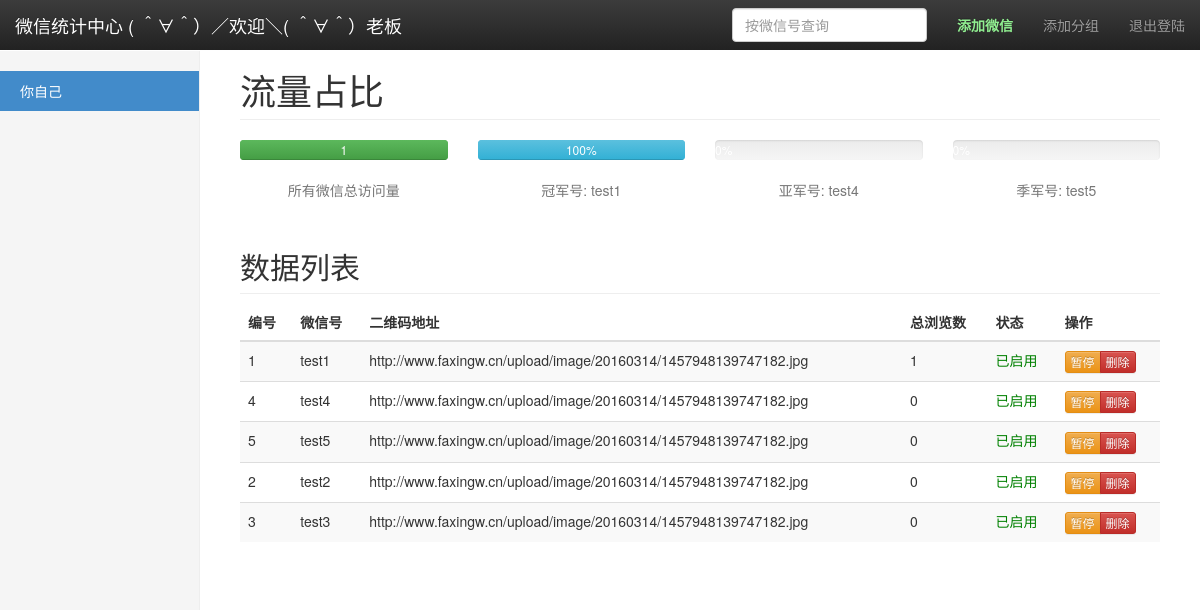
The app's page /manager.php?id=1 (signed in) with its own data.
### tables this page shows
create table wx_group (
    id int auto_increment,
    uid int not null comment 'login user name',
    name varchar(300) unique not null comment 'wx group name',
    status int default 0 comment 'group status: 0=normal,1=forbidden|deleted',
    primary key(id)
);

create table wx_data_info (
    wxId int auto_increment,
    groupId int not null,
    wxNum varchar(60) unique comment 'weixin number',
    wxQRCodeUrl varchar(200) comment 'weixin qrcode image url',
    state int default 0 comment '0:enable,1:disable',
    primary key(wxId,wxNum)
);

### manager.php (the view, shortened to what this page needs)
<?php
$groupId = $_SERVER["QUERY_STRING"];
if ($groupId) {
  $groupId = substr_replace($groupId, "", 0, 3);
}
if (isset($_SESSION['admin']) && $_SESSION['admin'] == true) {
  $totalViewCountQuerySql = 'select ifnull(sum(viewCount),0) as totalViewCount from wx_analysis_info where wxId in (select wxId from wx_data_info where groupId = '.$groupId.')';
  $queryAllSql = 'SELECT wd.*, IFNULL(wa.viewCount,0) AS viewCount FROM wx_data_info wd LEFT JOIN (SELECT wxId, SUM(viewCount) viewCount FROM wx_analysis_info GROUP BY wxId) wa ON wd.wxId = wa.wxId where wd.groupId = '.$groupId.' order by viewCount desc';
  $queryAllGroups = 'select id,name from wx_group where uid=' . $_SESSION['adminId'] . ' and status=0';
  $conn = get_db_con();
  $totalCountResult = mysqli_query($conn, $totalViewCountQuerySql);
  $wxDataResult = mysqli_query($conn, $queryAllSql);
  $groupResult = mysqli_query($conn, $queryAllGroups);
  $tCount = mysqli_fetch_object($totalCountResult);
  $wxDataList = array();
  while ($row = mysqli_fetch_object($wxDataResult)) {
    array_push($wxDataList, $row);
  }
  $wxGroupList = array();
  while ($group = mysqli_fetch_object($groupResult)) {
    array_push($wxGroupList, $group);
  }
} else {
  unset($_SESSION['admin']);
  echo "<script>window.location.href =\"/login.php\";</script>";
}
?>
<!DOCTYPE html>
<html lang="zh-CN">
<head>
  <?php require './utils/common.php' ?>
  <link href="/css/manage.css" rel="stylesheet">
</head>
<body>
  <nav class="navbar navbar-inverse navbar-fixed-top">
    <div class="container-fluid">
      <div class="navbar-header">
        <a class="navbar-brand" href="">微信统计中心 ( ＾∀＾）／欢迎＼( ＾∀＾）老板</a>
      </div>
      <div id="navbar" class="navbar-collapse collapse">
        <ul class="nav navbar-nav navbar-right">
          <li><a href="javasript:" id="addWXBtn" style="color:lightgreen;font-weight:bolder">添加微信</a></li>
          <li><a href="javasript:" id="addOptBtn">添加分组</a></li>
          <li><a href="javascript" id="loginOutBtn">退出登陆</a></li>
        </ul>
        <form class="navbar-form navbar-right" action="" method="post">
          <input type="text" class="form-control" placeholder="按微信号查询" required="required">
        </form>
      </div>
    </div>
  </nav>
  <div class="container-fluid">
    <div class="row">
      <div class="col-sm-3 col-md-2 sidebar">
        <ul class="nav nav-sidebar">
          <?php foreach ($wxGroupList as $key=>$group) {
            $isCurrentNav = $key == 0;
            if ($groupId) {
              $isCurrentNav = $groupId == $group->id;
            }
          ?>
            <li class="<?php echo $isCurrentNav ? 'active' : '' ?>">
              <a href="/manager.php?id=<?php echo $group->id; ?>"><?php echo $group->name; ?></a>
            </li>
          <?php } ?>
        </ul>
      </div>
      <div class="col-sm-9 col-sm-offset-3 col-md-10 col-md-offset-2 main">
        <h1 class="page-header">流量占比</h1>
        <div class="row placeholders">
          <div class="col-xs-6 col-sm-3 placeholder">
            <div class="progress">
              <div class="progress-bar progress-bar-success" role="progressbar" aria-valuenow="<?php echo $tCount->totalViewCount; ?>" aria-valuemin="0" aria-valuemax="100" style="width: 100%;">
                <?php echo $tCount->totalViewCount; ?>
              </div>
            </div>
            <span class="text-muted">所有微信总访问量</span>
          </div>
          <?php
          if (count($wxDataList) == 1) {
            $percent = ($tCount->totalViewCount == 0) ? 0 : number_format($wxDataList[0]->viewCount / $tCount->totalViewCount, 2, '.', '');
            $num1 = array('percent' => $percent * 100, 'wxNum' => $wxDataList[0]->wxNum);
          ?>
            <div class="col-xs-6 col-sm-3 placeholder">
              <div class="progress">
                <div class="progress-bar progress-bar-info" role="progressbar" aria-valuenow="<?php echo $num1['percent']; ?>" aria-valuemin="0" aria-valuemax="100" style="width: <?php echo $num1['percent']; ?>%;">
                  <?php echo $num1['percent']; ?>%
                </div>
              </div>
              <span class="text-muted">冠军号: <?php echo $num1['wxNum']; ?></span>
            </div>
          <?php
          } elseif (count($wxDataList) >= 3) {
            $percent1 = ($tCount->totalViewCount == 0) ? 0 : number_format($wxDataList[0]->viewCount / $tCount->totalViewCount, 2, '.', '');
            $percent2 = ($tCount->totalViewCount == 0) ? 0 : number_format($wxDataList[1]->viewCount / $tCount->totalViewCount, 2, '.', '');
            $percent3 = ($tCount->totalViewCount == 0) ? 0 : number_format($wxDataList[2]->viewCount / $tCount->totalViewCount, 2, '.', '');
            $num1 = array('percent' => $percent1 * 100, 'wxNum' => $wxDataList[0]->wxNum);
            $num2 = array('percent' => $percent2 * 100, 'wxNum' => $wxDataList[1]->wxNum);
            $num3 = array('percent' => $percent3 * 100, 'wxNum' => $wxDataList[2]->wxNum);
          ?>
            <div class="col-xs-6 col-sm-3 placeholder">
              <div class="progress">
                <div class="progress-bar progress-bar-info" role="progressbar" aria-valuenow="<?php echo $num1['percent']; ?>" aria-valuemin="0" aria-valuemax="100" style="width: <?php echo $num1['percent']; ?>%;">
                  <?php echo $num1['percent']; ?>%
                </div>
              </div>
              <span class="text-muted">冠军号: <?php echo $num1['wxNum']; ?></span>
            </div>
            <div class="col-xs-6 col-sm-3 placeholder">
              <div class="progress">
              </div>
              <span class="text-muted">亚军号: <?php echo $num2['wxNum']; ?></span>
            </div>
            <div class="col-xs-6 col-sm-3 placeholder">
              <div class="progress">
                <div class="progress-bar progress-bar-danger" role="progressbar" aria-valuenow="<?php echo $num3['percent']; ?>" aria-valuemin="0" aria-valuemax="100" style="width: <?php echo $num3['percent']; ?>%;">
                  <?php echo $num3['percent']; ?>%
                </div>
              </div>
              <span class="text-muted">季军号: <?php echo $num3['wxNum']; ?></span>
            </div>
          <?php } ?>
        </div>
        <h2 class="sub-header">数据列表</h2>
        <div class="table-responsive">
          <table class="table table-striped">
            <thead>
              <tr>
                <th>编号</th>
                <th>微信号</th>
                <th>二维码地址</th>
                <th>总浏览数</th>
                <th>状态</th>
                <th>操作</th>
              </tr>
            </thead>
            <tbody>
              <?php foreach ($wxDataList as $row) { ?>
                <tr>
                  <td><?php echo $row->wxId; ?></td>
                  <td><?php echo $row->wxNum; ?></td>
                  <td><?php echo $row->wxQRCodeUrl; ?></td>
                  <td><?php echo $row->viewCount; ?></td>
                  <td style="color:<?php echo $row->state == 0 ? 'green' : 'red'; ?>"><?php echo $row->state == 0 ? '已启用' : '已禁用'; ?></td>
                  <td>
                    <div class="btn-group btn-group-xs" role="group">
                      <button type="button" class="btn btn-warning" onclick="stateChange(<?php echo $row->wxId; ?>,<?php echo $row->state; ?>);">暂停</button>
                      <button type="button" class="btn btn-danger" onclick="deleteWX(<?php echo $row->wxId; ?>);">删除</button>
                    </div>
                  </td>
                </tr>
              <?php } ?>
            </tbody>
          </table>
        </div>
      </div>
    </div>
  </div>
</body>
</html>

### utils/common.php (shortened to what this page needs)
<link rel="stylesheet" href="//cdn.bootcss.com/bootstrap/3.3.7/css/bootstrap.min.css">
<link rel="stylesheet" href="//cdn.bootcss.com/bootstrap/3.3.7/css/bootstrap-theme.min.css">

### css/manage.css (style rules this page uses)
body { padding-top: 50px; }
.sub-header { padding-bottom: 10px; border-bottom: 1px solid #eee; }
.navbar-fixed-top { border: 0; }
.sidebar { display: none; }
@media (min-width: 768px) { .sidebar { position: fixed; top: 51px; bottom: 0; left: 0; z-index: 1000; display: block; padding: 20px; overflow-x: hidden; overflow-y: auto; background-color: #f5f5f5; border-right: 1px solid #eee; } }
.nav-sidebar { margin-right: -21px; margin-bottom: 20px; margin-left: -20px; }
.nav-sidebar > li > a { padding-right: 20px; padding-left: 20px; }
.nav-sidebar > .active > a, .nav-sidebar > .active > a:hover, .nav-sidebar > .active > a:focus { color: #fff; background-color: #428bca; }
.main { padding: 20px; }
@media (min-width: 768px) { .main { padding-right: 40px; padding-left: 40px; } }
.main .page-header { margin-top: 0; }
.placeholders { margin-bottom: 30px; text-align: center; }
.placeholder { margin-bottom: 20px; }

### records on screen
wx_group: name "你自己"
wx_data_info: wxNum "test4", wxId "4", wxQRCodeUrl "http://www.faxingw.cn/upload/image/20160314/1457948139747182.jpg", viewCount "0", state "已启用"
wx_data_info: wxNum "test5", wxId "5", wxQRCodeUrl "http://www.faxingw.cn/upload/image/20160314/1457948139747182.jpg", viewCount "0", state "已启用"
wx_data_info: wxId "1", wxNum "test1", wxQRCodeUrl "http://www.faxingw.cn/upload/image/20160314/1457948139747182.jpg", viewCount "1", state "已启用"
wx_data_info: wxId "2", wxNum "test2", wxQRCodeUrl "http://www.faxingw.cn/upload/image/20160314/1457948139747182.jpg", viewCount "0", state "已启用"
wx_data_info: wxId "3", wxNum "test3", wxQRCodeUrl "http://www.faxingw.cn/upload/image/20160314/1457948139747182.jpg", viewCount "0", state "已启用"

### other values on screen
$tCount->totalViewCount "1"
$num1['percent'] "100"
$num1['wxNum'] "test1"
$num3['percent'] "0"
